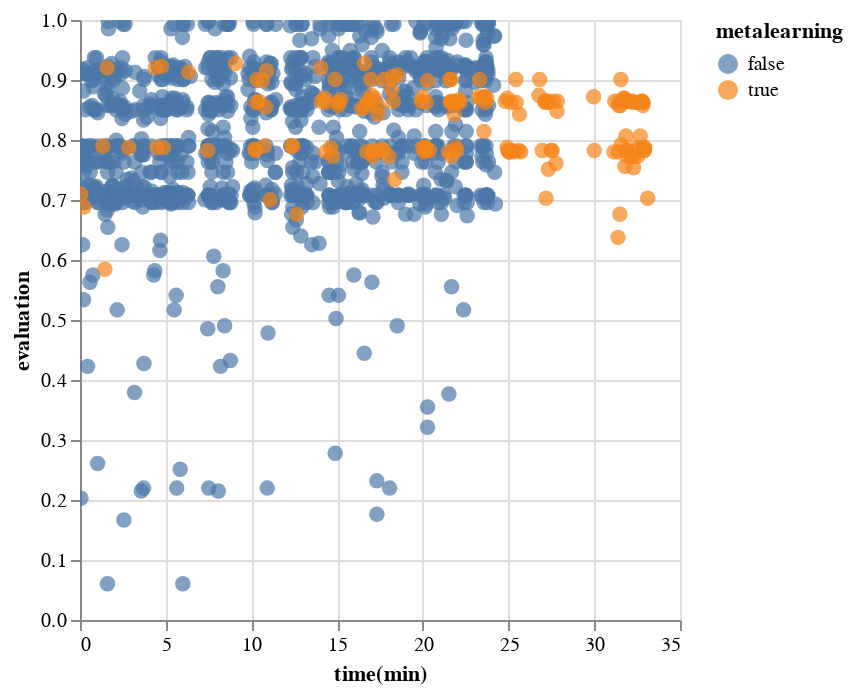

The notebook cell saved with this chart:
### Code cell
import altair as alt

alt.Chart(df).mark_circle(size=60).encode(
    x='time(min)',
    y='evaluation',
    color='metalearning',
    tooltip=['time(min)', 'evaluation', 'metalearning']
).interactive()

### Figure 1 — Vega-Lite specification as saved in the notebook (floating-point values rounded to 4 significant figures; data arrays with more than 128 entries replaced by an {"elided": "..."} marker saying what was removed)
{"config": {"view": {"continuousWidth": 300, "continuousHeight": 300}}, "data": {"name": "data-d093d37df39df6237ae12781b7170a4f"}, "mark": {"type": "circle", "size": 60}, "encoding": {"color": {"field": "metalearning", "type": "nominal"}, "tooltip": [{"field": "time(min)", "type": "quantitative"}, {"field": "evaluation", "type": "quantitative"}, {"field": "metalearning", "type": "nominal"}], "x": {"field": "time(min)", "type": "quantitative"}, "y": {"field": "evaluation", "type": "quantitative"}}, "params": [{"name": "param_16", "select": {"type": "interval", "encodings": ["x", "y"]}, "bind": "scales"}], "$schema": "https://vega.github.io/schema/vega-lite/v5.16.3.json", "datasets": {"data-d093d37df39df6237ae12781b7170a4f": {"elided": "1359 records"}}}
